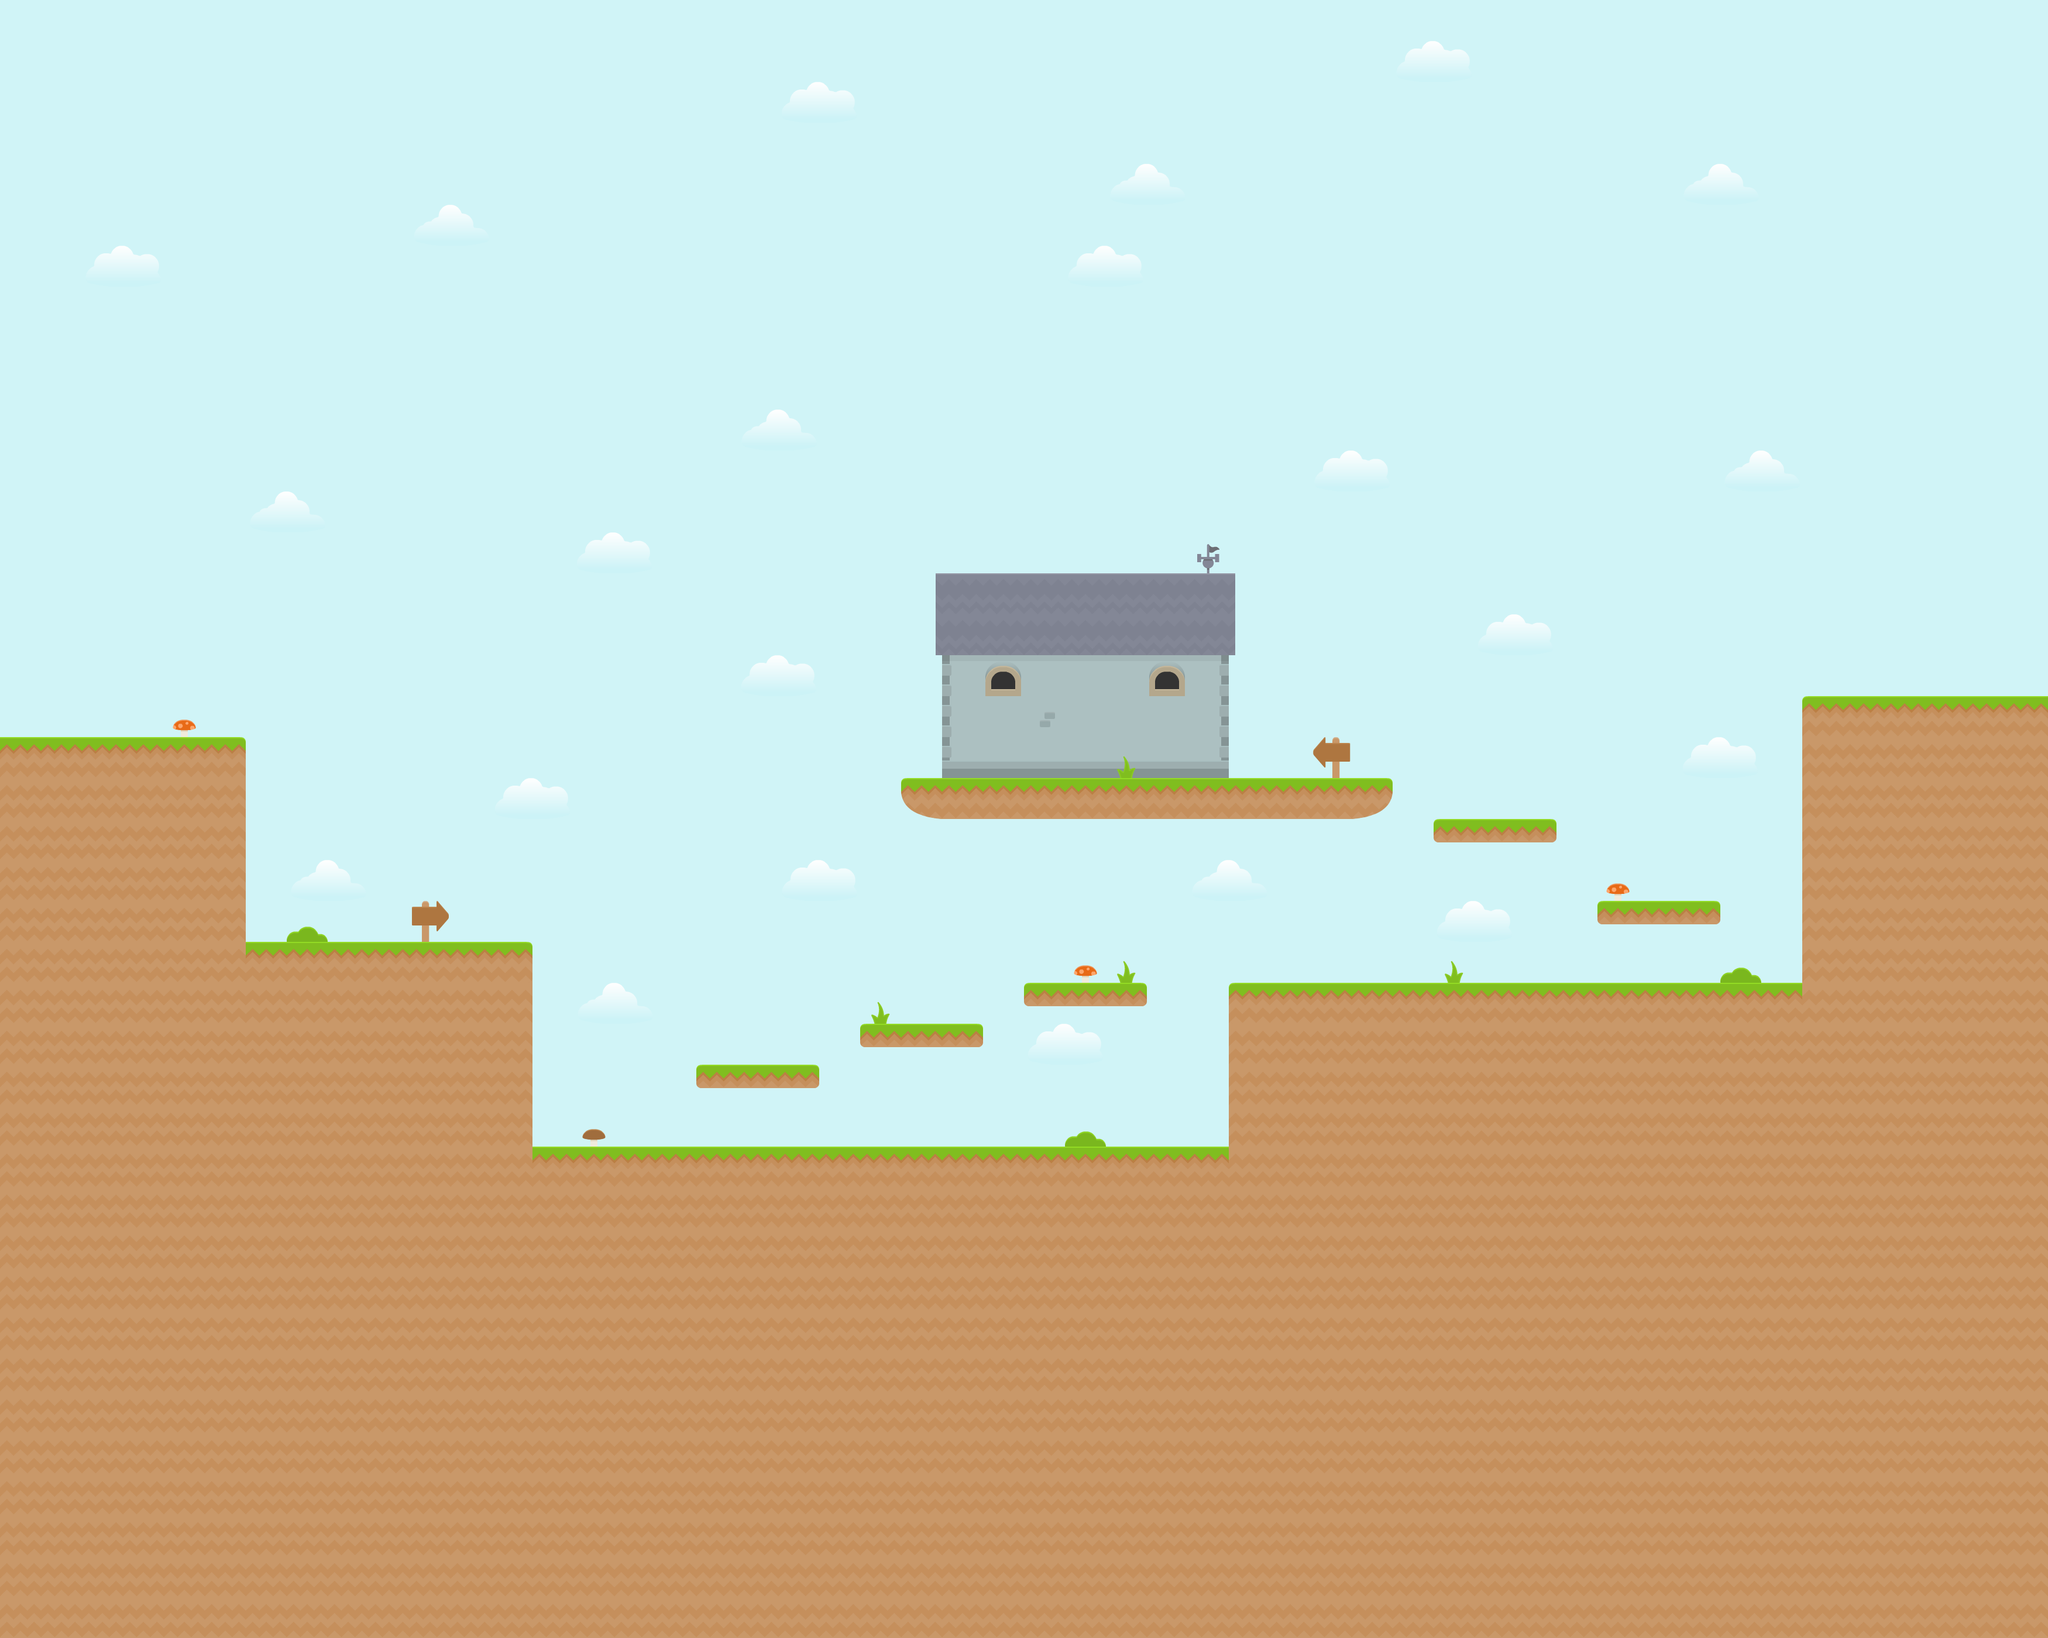

Tiled map render using the project's own tile images. Description and the map definition, with tile-layer contents summarised, below:
An orthogonal 50x40 tile map with 70x70 px tiles, 5 tile layers (bg, One-way platforms, Clouds, Main graphics, ...), 7 tilesets and 12 objects (2x Exit, First, Second).

<map version="1.0" tiledversion="1.0.2" orientation="orthogonal" renderorder="right-down" width="50" height="40" tilewidth="70" tileheight="70" nextobjectid="51">
 <tileset firstgid="1" name="tiles_spritesheet" tilewidth="70" tileheight="70" spacing="2" tilecount="180" columns="12">
  <image source="../tilesets/tiles_spritesheet.png" width="914" height="1080" />
 </tileset>
 <tileset firstgid="181" name="bg" tilewidth="70" tileheight="70" tilecount="9" columns="3">
  <image source="../tilesets/backgrounds/bg.png" width="256" height="256" />
 </tileset>
 <tileset firstgid="190" name="cloud3" tilewidth="70" tileheight="70" tilecount="6" columns="6">
  <image source="../tilesets/cloud3.png" width="420" height="71" />
 </tileset>
 <tileset firstgid="196" name="basic_environment" tilewidth="70" tileheight="70" tilecount="16" columns="4">
  <image source="../tilesets/basic_environment.png" width="280" height="280" />
 </tileset>
 <tileset firstgid="212" name="tiles_spritesheet" tilewidth="70" tileheight="70" spacing="2" tilecount="180" columns="12">
  <image source="../tilesets/tiles_spritesheet.png" width="914" height="1080" />
 </tileset>
 <tileset firstgid="392" name="sheet" tilewidth="70" tileheight="70" tilecount="112" columns="14">
  <image source="../tilesets/sheet.png" width="980" height="560" />
 </tileset>
 <tileset firstgid="504" name="request" tilewidth="70" tileheight="70" tilecount="98" columns="14">
  <image source="../tilesets/request.png" width="980" height="490" />
 </tileset>
 <objectgroup name="ground">
  <object id="12" x="0" y="1260">
   <polygon points="0,0 420,0 420,350 910,350 910,700 2100,700 2100,420 3080,420 3080,-70 3500,-70 3500,910 0,910 0,0" />
  </object>
 </objectgroup>
 <objectgroup name="platforms">
  <object id="13" x="1190" y="1820">
   <polygon points="0,0 0,35 210,35 210,0 0,0" />
  </object>
  <object id="14" x="1470" y="1750">
   <polygon points="0,0 0,35 210,35 210,0 0,0" />
  </object>
  <object id="16" x="1750" y="1680">
   <polygon points="0,0 0,35 210,35 210,0 0,0" />
  </object>
  <object id="17" x="2450" y="1400">
   <polygon points="0,0 0,35 210,35 210,0 0,0" />
  </object>
  <object id="18" x="2730" y="1540">
   <polygon points="0,0 0,35 210,35 210,0 0,0" />
  </object>
  <object id="19" x="1540" y="1330">
   <polygon points="0,0 840,0 840,35 822.5,52.5 787.5,70 52.5,70 17.5,52.5 0,35 0,0" />
  </object>
 </objectgroup>
 <objectgroup name="notifications">
  <object id="23" name="First" x="420" y="980" width="490" height="630" />
  <object id="25" name="Second" x="1557.5" y="1400" width="525" height="560" />
  <object id="29" name="Exit" x="1767.5" y="997.5" width="175" height="332.5" />
 </objectgroup>
 <objectgroup name="start">
  <object id="50" x="647.5" y="1382.5" width="35" height="35" />
 </objectgroup>
 <objectgroup name="exit">
  <object id="35" name="Exit" x="1855" y="1190" width="17.5" height="140" />
 </objectgroup>
 <layer name="bg" width="50" height="40">
  <data>[2000 cells, 1550 non-empty, 13 distinct tile ids]</data>
 </layer>
 <layer name="One-way platforms" width="50" height="40">
  <data>[2000 cells, 22 non-empty, 9 distinct tile ids]</data>
 </layer>
 <layer name="Clouds" width="50" height="40">
  <data>[2000 cells, 44 non-empty, 6 distinct tile ids]</data>
 </layer>
 <layer name="Main graphics" width="50" height="40">
  <data>[2000 cells, 829 non-empty, 6 distinct tile ids]</data>
 </layer>
 <layer name="Foreground graphics" width="50" height="40">
  <data>[2000 cells, 13 non-empty, 6 distinct tile ids]</data>
 </layer>
</map>
